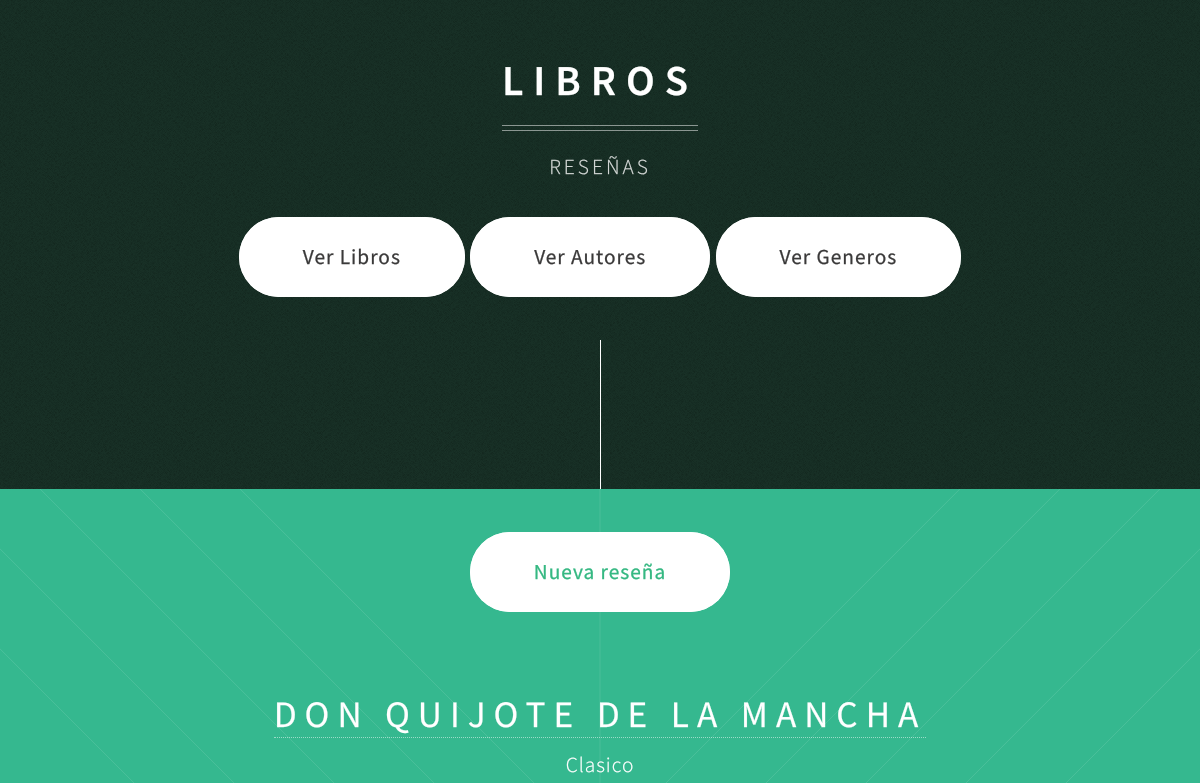
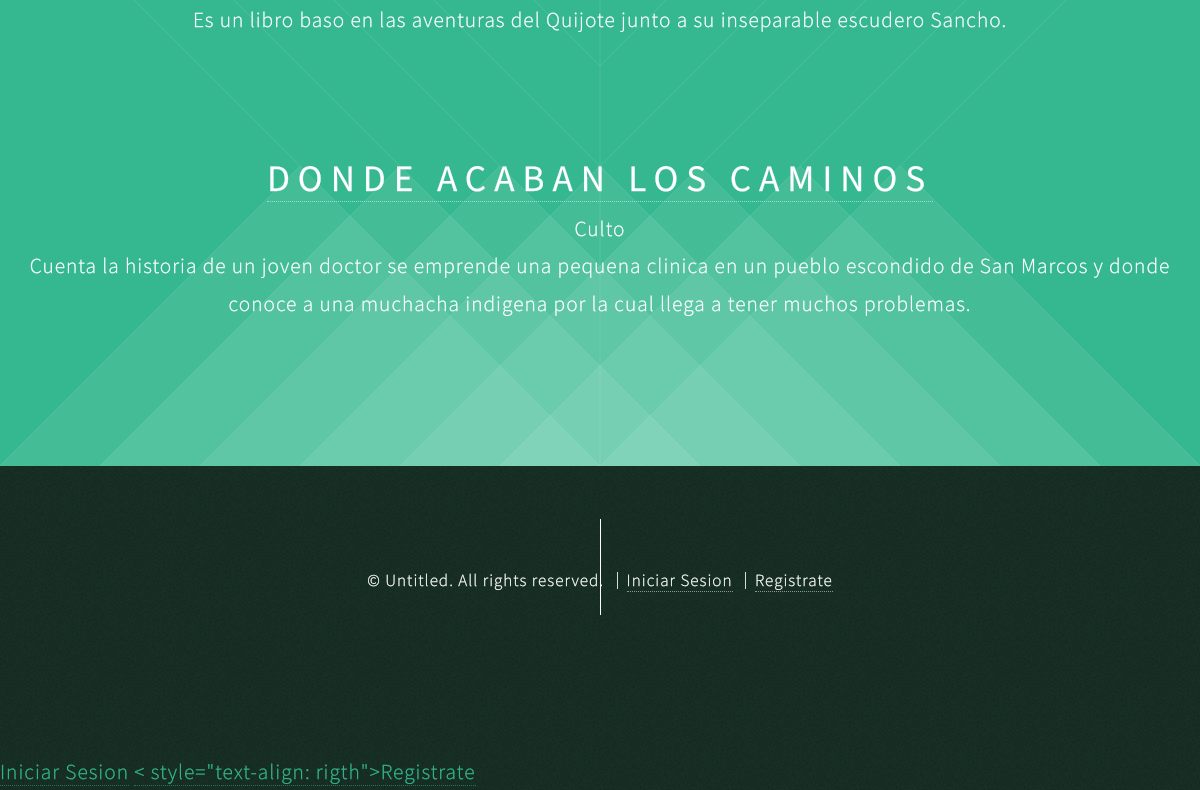
The page /libros/inicio/ on the database as committed earlier (2 pictures, top to bottom).
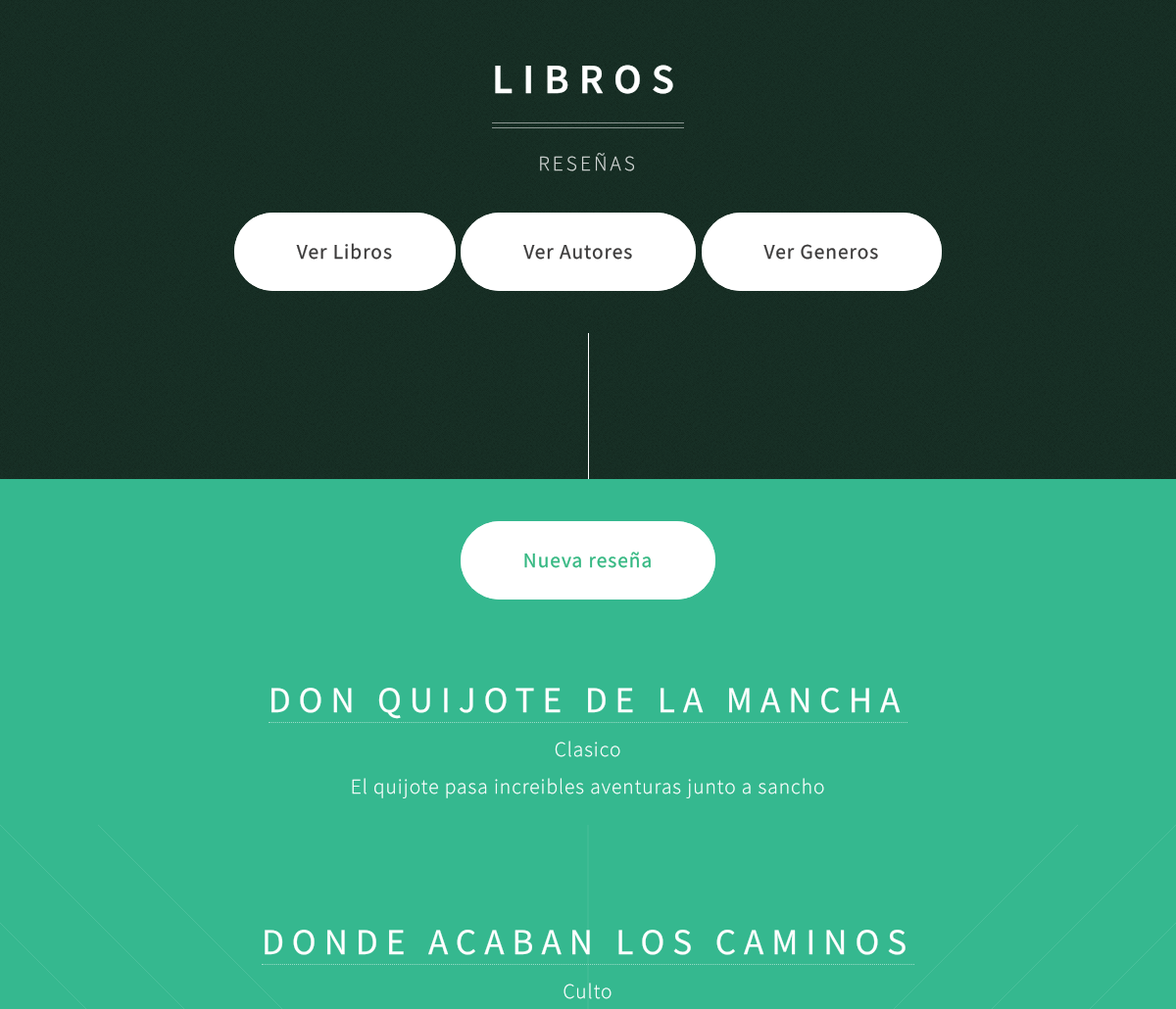
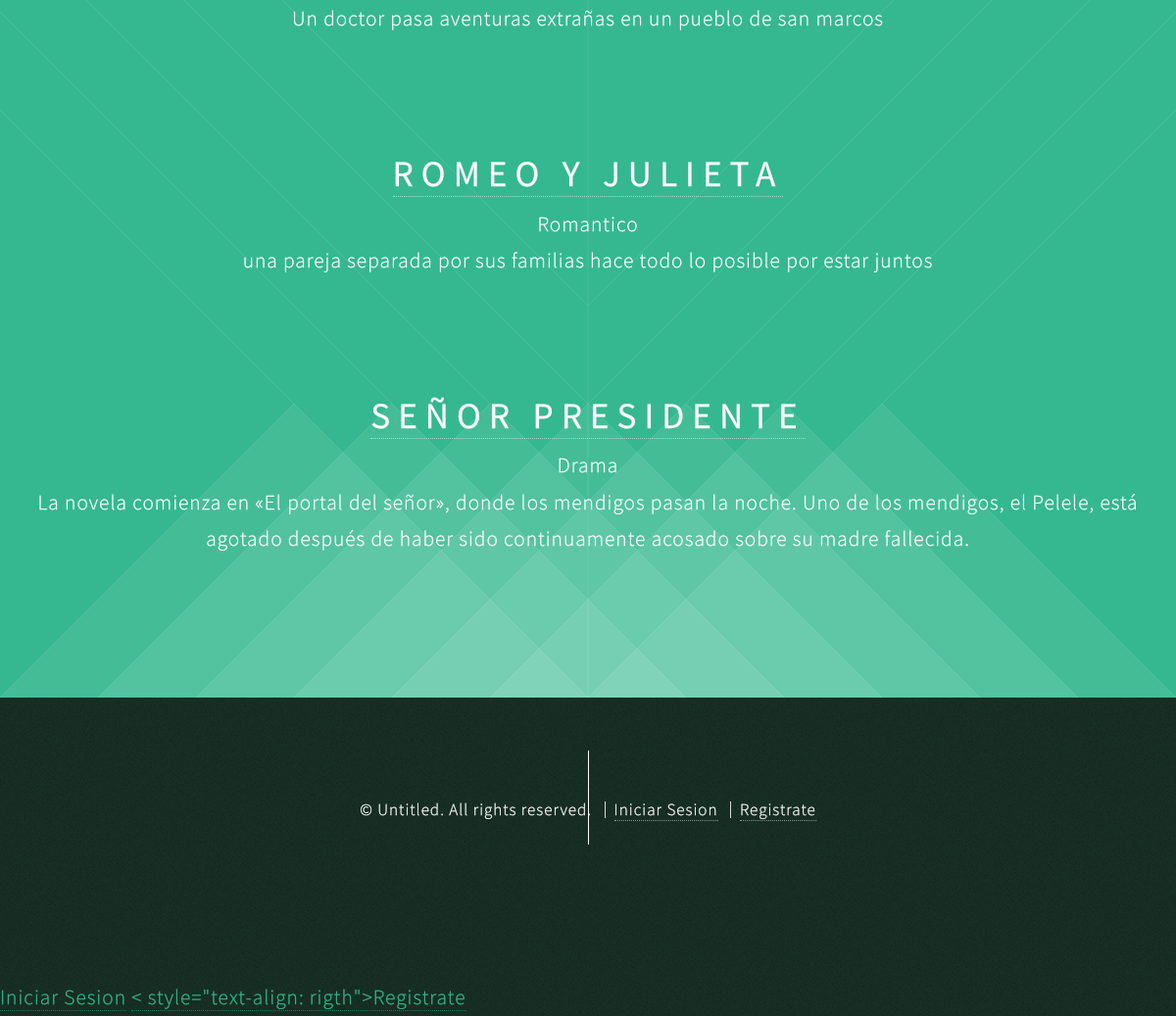
The same page on the database as committed later (2 pictures, top to bottom).
### CRUD/models.py (models this page shows, shortened)
class Libros(models.Model):
    creador = models.ForeignKey('auth.User')
    Titulo = models.CharField(max_length=200)
    Genero = models.ForeignKey(Generos, null=True, blank=True)
    Autor = models.ManyToManyField(Autores, through='Asignacion2')
    Editorial = models.ManyToManyField(Editoriales, through='Asignacion')
    Resena = models.TextField()
    created_date = models.DateTimeField(default=timezone.now)

class Generos(models.Model):
    NombreG = models.CharField(max_length=200)
    def __str__(self):
        return self.NombreG

### CRUD/views.py (the view)
def show_libros(request):
    libro = Libros.objects.all()
    usuario = request.user
    return render(request, 'libros_list.html', {'libro': libro, 'usuario':usuario})

### CRUD/templates/libros_list.html
{% extends 'index.html' %}
{% block content %}
    <footer>
      <a href="{% url 'CRUD.views.libro_nuevo' %}" class="button style2 scrolly">Nueva reseña</a>
    </footer>
{% for lbrs in libro %}
    <br>
    <header>
      <h2><a href="{% url 'CRUD.views.libro_detalle' pk=lbrs.pk %}#detalle">{{ lbrs.Titulo }}</a></h2>
    </header>
    <p>{{ lbrs.Genero }}</p>
    <p>{{ lbrs.Resena|linebreaksbr }}</p>
    <br>
{% endfor %}
{% endblock %}

Rows that differ between the two databases and show on the page:
changed Libros "DON QUIJOTE DE LA MANCHA": Resena "Es un libro baso en las aventuras del Quijote junto a su inseparable escudero Sancho." → "El quijote pasa increibles aventuras junto a sancho"
changed Libros "DONDE ACABAN LOS CAMINOS": Resena "Cuenta la historia de un joven doctor se emprende una pequena clinica en un pueblo escondido de San Marcos y donde conoce a una muchacha indigena por la cual llega a tener muchos problemas." → "Un doctor pasa aventuras extrañas en un pueblo de san marcos"
added Libros: Titulo "ROMEO Y JULIETA", Genero "Romantico", Resena "una pareja separada por sus familias hace todo lo posible por estar juntos"
added Libros: Titulo "SEÑOR PRESIDENTE", Genero "Drama", Resena "La novela comienza en «El portal del señor», donde los mendigos pasan la noche. Uno de los mendigos, el Pelele, está agotado después de haber sido continuamente acosado sobre su madre fallecida."
